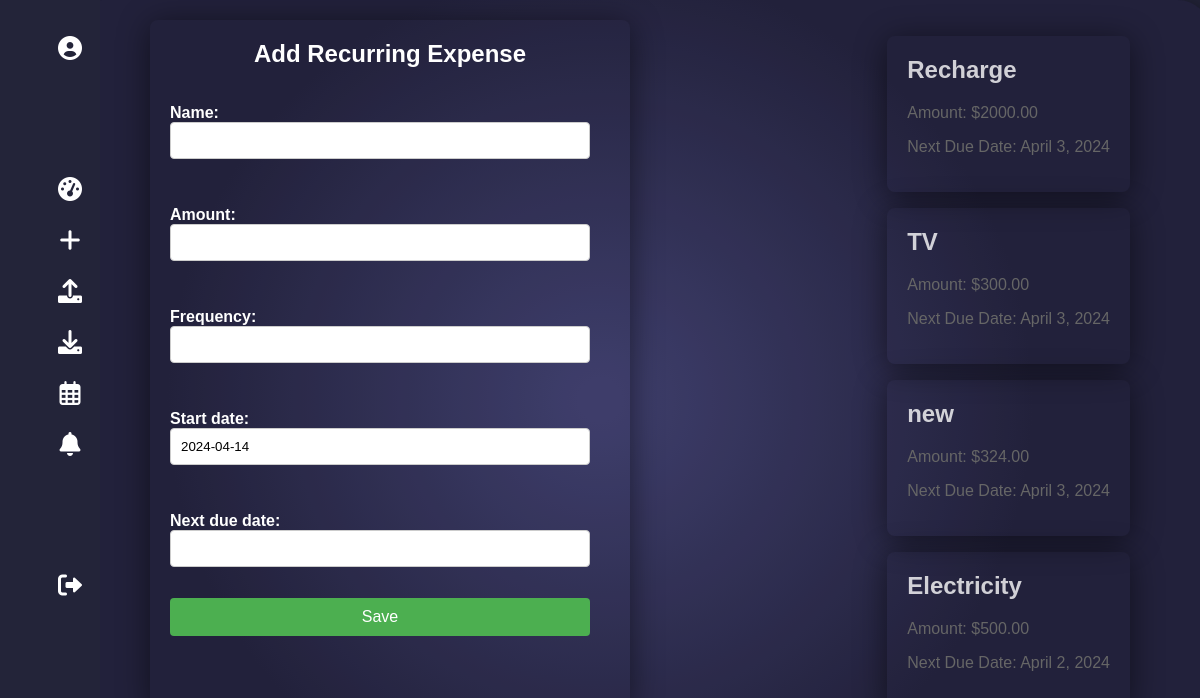
The app's page /add_recurring_expense/ (signed in), older data.
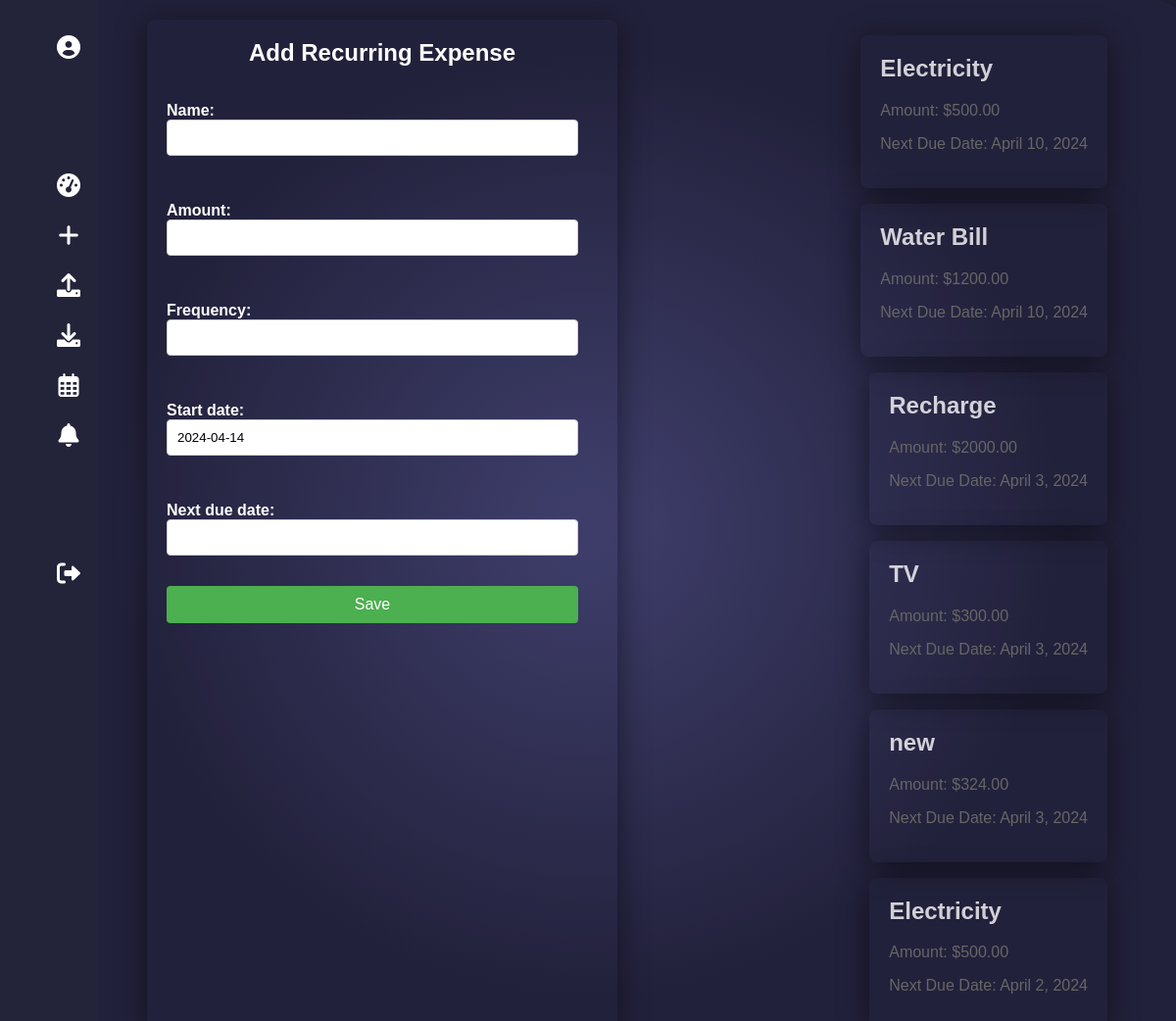
The same page, newer data.
### Finso_app/models.py (models this page shows, shortened)
class RecurringExpense(models.Model):
    user = models.ForeignKey(User, on_delete=models.CASCADE)
    name = models.CharField(max_length=100)
    amount = models.DecimalField(max_digits=10, decimal_places=2)
    frequency = models.CharField(max_length=50)  # e.g., daily, weekly, monthly
    start_date = models.DateField(default=timezone.now)
    next_due_date = models.DateField()

### Finso_app/views.py (the view)
# urls.py: path('add_recurring_expense/', views.add_recurring_expense, name='add_recurring_expense'),
@login_required
def add_recurring_expense(request):
    if request.method == 'POST':
        form = RecurringExpenseForm(request.POST)
        if form.is_valid():
            expense = form.save(commit=False)
            expense.user = request.user
            expense.save()
            return redirect('add_recurring_expense')
    else:
        form = RecurringExpenseForm()
    recurring_expenses = RecurringExpense.objects.filter(user=request.user).order_by('-start_date')[:8]
    return render(request, 'add_recurring_expense.html', {'form': form, 'recurring_expenses': recurring_expenses})

### Finso_app/forms.py
class RecurringExpenseForm(forms.ModelForm):
    class Meta:
        model = RecurringExpense
        fields = ['name', 'amount', 'frequency', 'start_date', 'next_due_date']

### Finso_app/templates/add_recurring_expense.html (shortened to what this page needs)
{% extends 'base.html' %}
{% block content %}
    <link rel="stylesheet" href="../static/recurring_exp.css">
    <div style="margin-left: 5rem;">
<div class="container">
    <div class="form-container" style="background-color: transparent; color: white; box-shadow: 0 0.25rem 2rem 0 rgba(0, 0, 0, 0.499); ">
        <h1 style="color: white;">Add Recurring Expense</h1>
        <form method="post">
            {{ form.as_p }}
            <button type="submit">Save</button>
        </form>
    </div>
    <div class="cards-container" style="max-width: 40vw;">
        {% for expense in recurring_expenses %}
        <div class="card" style="color: white; background-color: transparent; color: white; box-shadow: 0 0.25rem 2rem 0 rgba(0, 0, 0, 0.499); ">
            <h2 style="color: rgba(255, 255, 255, 0.792);">{{ expense.name }}</h2>
            <p>Amount: ${{ expense.amount }}</p>
            <p>Next Due Date: {{ expense.next_due_date }}</p>
        </div>
        {% empty %}
        <p>No recurring expenses found.</p>
        {% endfor %}
    </div>
</div>
</div>
{% endblock %}

Row changes from the older to the newer data that the page shows:
added RecurringExpense: name "Electricity", amount "500.00", next_due_date "April 10, 2024"
added RecurringExpense: name "Water Bill", amount "1200.00", next_due_date "April 10, 2024"
